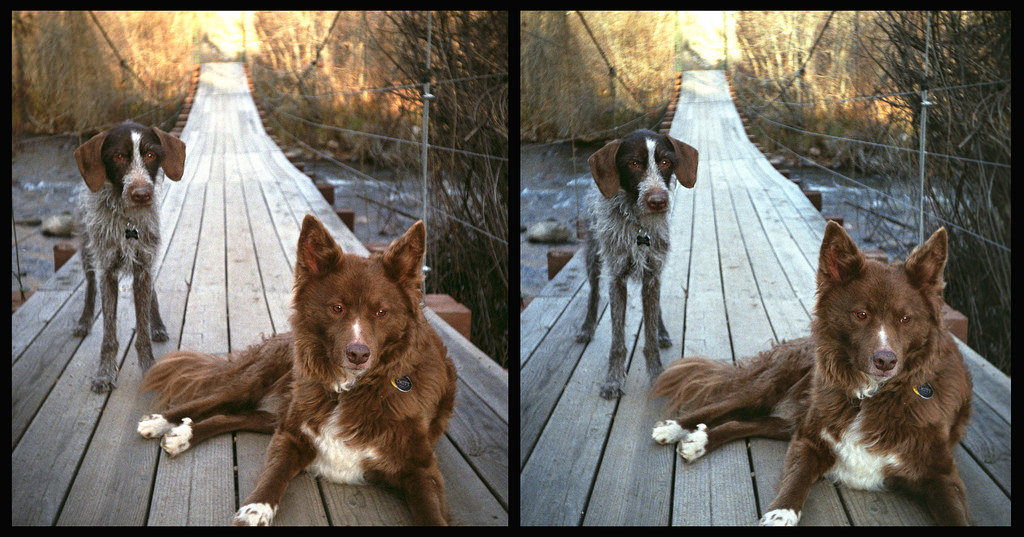
%> input picture A3/inputs/Stereo_Pair3.jpg, 1024 x 537 px
$ octave main.m   (GNU Octave 9; MATLAB toolbox functions it lacks are replaced by stand-ins)
%> lines starting %> are read from the running program, lines starting %| are printed output that depends on the picture
### A3/processImage.m
function image = processImage(I, rescale_factor)
% PROCESSIMAGE Processes the image
%   Converts RGB to gray, downsamples the image and converts data type to
%   double.
% Inputs:
%   I = Image
%   rescale_factor = Scale for downsampling the image
% Output:
%   image = Processed image

    if size(I,3) == 3
        I = rgb2gray(I);
    end

    image = im2double(imresize(I, rescale_factor));
end

### A3/sift.m
function [descriptors, kpt_loc, kpt_matched] = sift(img_1, img_2, scale)
%SIFT Finds SIFT detectors and descriptors between two image files
%   Detailed explanation goes here
% Inputs:
%   file_1 = Image 1 file name
%   file_2 = Image 2 file name
%   scale = Downsamples the image
% Outputs:
%   descriptors = 128 dimension vector for each keypoint
%   kpt_locations = Keypoint locations

    num_scales = 3; % Scales per octave.
    num_octaves = 5; % Number of octaves.
    sigma = 1.6; % Gaussian smoothening factor.
    contrast_threshold = 0.02; % Threshold to invalidate noisy keypoints.

    images = {processImage(img_1, scale), processImage(img_2, scale)};

    kpt_loc = cell(1, 2); % Locations of the keypoints.
    descriptors = cell(1, 2); % 128 dimension descriptors of the keypoints.
    kpt_matched = cell(1,2); % Matching keypoints.

    % Create Pyramid of octaves containing blurred images and DoGs. Finding
    % keypoints and descriptors.
    for img_idx = 1:2
        pyramid = createPyramid(num_octaves, cell2mat(images(img_idx)));
        blur = createBlurOctaves(pyramid, num_scales, sigma);
        dog = createDogOctaves(blur);
        keypts = createKeypoints(dog, contrast_threshold);
        [descriptors(img_idx), kpt_loc(img_idx)] = ...
            genDescriptors(keypts, blur);
    end

    % Show matched keypoints

    indexPairs = matchFeatures(descriptors{1}, descriptors{2},...
        'MatchThreshold', 100, 'MaxRatio', 0.45, 'Unique', true);

    % Flip row and column to change to image coordinate system.
    kpt_match_1 = fliplr(kpt_loc{1}(indexPairs(:,1), :));
    kpt_match_2 = fliplr(kpt_loc{2}(indexPairs(:,2), :));

    kpt_matched{1} = kpt_match_1;
    kpt_matched{2} = kpt_match_2;


end

### A3/createBlurOctaves.m
function [blur] = createBlurOctaves(pyramid, num_scales, sigma)
%CREATEBLUROCTAVES Creates blurred images within each octave
% Inputs:
%   pyramid = Pyramid of original image and down-sampled images
%   num_scales = Number of scales
%   sigma = Gaussian smoothening parameter
% Output:
%   blur = Blurred images in the SIFT pyramid in each octave

    num_octaves = numel(pyramid);
    blur = cell(1, num_octaves);
    for oct_idx = 1:num_octaves
        I = cell2mat(pyramid(oct_idx));
        [r,c] = size(I);
        blurs_octave = zeros(r, c, num_scales+3);

        for blur_idx = 1:num_scales+3
            s = blur_idx - 2;
            blurs_octave(:,:,blur_idx) = imgaussfilt(I, (2 ^ (s/num_scales)) * sigma);
        end

        blur{1, oct_idx} = blurs_octave;
    end

end

### A3/createDogOctaves.m
function [dog] = createDogOctaves(blur)
%CREATEDOGOCTAVES Summary of this function goes here
%   Detailed explanation goes here
% Inputs:
%   blur = Octaves containing blur images at different scales (r,c,scale)
    num_octaves = numel(blur);
    dog = cell(1, num_octaves);
    for oct_idx = 1:num_octaves
        blurs_octave = cell2mat(blur(1, oct_idx));

        [r,c,s] = size(blurs_octave);
        dog_octave = zeros(r, c, s-1);

        for blur_idx = 2:s
            dog_octave(:, :, blur_idx-1) = ...
                abs(blurs_octave(:, :, blur_idx - 1)...
                - blurs_octave(:, :, blur_idx));
        end

        dog{1, oct_idx} = dog_octave;
    end

end

### A3/genDescriptors.m
function [descriptors, loc] = genDescriptors(keypts, blur)
%GENDESCRIPTORS Summary of this function goes here
%   Detailed explanation goes here
% Inputs:
%   keypts = Keypoints in the format (row, col, scale, octave)
%   blur   = Blur images in octaves (1, octaves -> (row, col, scale))

    num_keypts = size(keypts,1);
    keypt_descriptors = zeros(num_keypts, 128);
    keypt_loc = zeros(num_keypts, 2);

    for kp_idx = 1:num_keypts
        blur_octave = cell2mat(blur(1, keypts(kp_idx,4)));
        % Blurred image to be used to compute gradients
        blur_img = blur_octave(:, :, keypts(kp_idx,3));


        [norm, orientation] = imgradient(blur_img);
        norm_pad = padarray(norm, [7,7], 'pre');
        norm_pad = padarray(norm_pad, [8,8], 'post');
        orientation_pad = padarray(orientation, [7,7], 'pre');
        orientation_pad = padarray(orientation_pad, [8,8], 'post');

        row = keypts(kp_idx,1) + 7; col = keypts(kp_idx,2) + 7;
        norm_w = norm_pad(row - 7 : row + 8, col - 7 : col + 8);
        orientation_w = orientation_pad(row-7:row+8, col-7:col+8);

        sigma_w = 1.5 * 16;
        norm_w = imgaussfilt(norm_w, sigma_w);

        % Calculate 8 bin orientation histogram
        k = 1;
        for y = 1:4:16
            for x = 1:4:16
                wh = weightedhistc(reshape(norm_w(y:y+3,x:x+3),...
                    [1, 16]), reshape(orientation_w(y:y+3,x:x+3),...
                    [1, 16]), -180:45:180);
                keypt_descriptors(kp_idx, k:k+7) = wh(1,1:8);
                k = k+8;
            end
        end

        keypt_loc(kp_idx,:) = [row,col] .* 2^(keypts(kp_idx,4)-1);
    end
    descriptors = {normalize(keypt_descriptors, 2, 'norm', 2)};
    loc = {keypt_loc};
end

### A3/createKeypoints.m
function [keypts] = createKeypoints(dog, contrast_threshold)
%CREATEKEYPOINTS Summary of this function goes here
%   Detailed explanation goes here
% Inputs:
%   dog = Octaves containing DoGs {1,octaves -> (r,c,scale)}
%   contrast_threshold = Keypoints below this threshold are rejected
% Output:
%   keypts = Keypoints detected (r,c,scale,oct_idx)

    keypts = {};
    for oct_idx = 1:length(dog)
        oct_dog = dog{oct_idx};

        max_mat = imdilate(oct_dog,ones(3,3,3));
        max_mat(max_mat ~= oct_dog) = 0;
        max_mat(max_mat == oct_dog & max_mat >= contrast_threshold) = 1;
        max_mat(:,:,1) = 0;
        max_mat(:,:,end) = 0;

        [r,c,scale] = ind2sub(size(max_mat),find(max_mat==1));
        keypts = vertcat(keypts,[r,c,scale,oct_idx*ones(length(r),1)]);
    end

    keypts = cell2mat(keypts);

end

### A3/createPyramid.m
function [pyramid] = createPyramid(num_octaves, I)
%CREATEPYRAMID Creates pyramid for the SIFT
% Inputs:
%   num_octaves = Number of octaves in the pyramid
%   I = Image for which octaves must be created
% Output:
%   pyramid = Pyramid of original image and sampled version of the image

    pyramid = cell(1, num_octaves);
    for oct_idx = 1:num_octaves
        % Downsample the images by 2^o where o = [0,..., num_octaves-1]
        J = imresize(I, 0.5^(oct_idx-1));
        pyramid(oct_idx) = {J};
    end

end

### A3/main.m
clear all;
close all;
clc;

% Take input image
I = imread('Stereo_Pair3.jpg');
%> I is the input picture: size 537x1024x3 uint8; mean R, G, B 111.4, 105.4, 95.6
% Divide the image into two equal halves
L = I(1:size(I,1), 1:size(I,2)/2, 1:size(I,3));
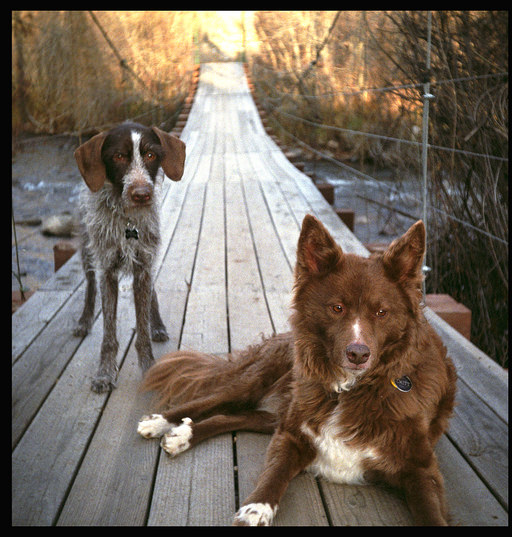
%> L: size 537x512x3 uint8; mean R, G, B 115.9, 104.5, 92.7
R = I(1:size(I,1), 1+size(I,2)/2:size(I,2), 1:size(I,3));
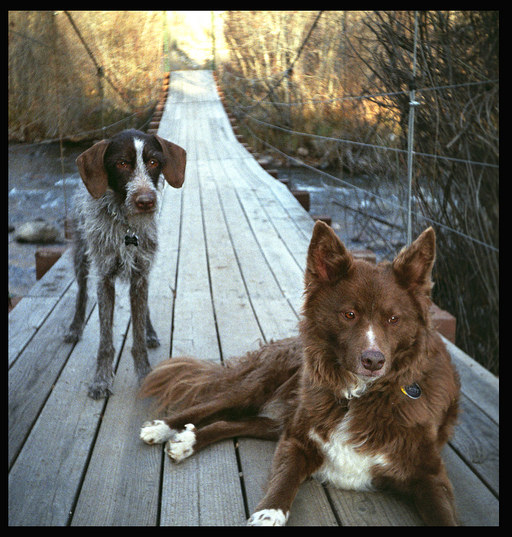
%> R: size 537x512x3 uint8; mean R, G, B 107, 106.3, 98.6

scale = 0.5; % Downsamples the image to increase speed

scaled_L = imresize(L,scale);
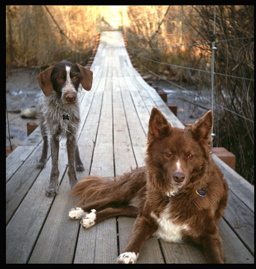
%> scaled_L: size 269x256x3 uint8; mean R, G, B 115.9, 104.5, 92.7
scaled_R = imresize(R,scale);
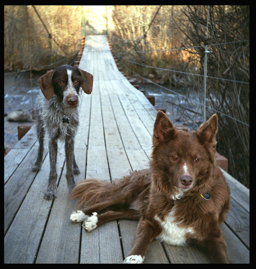
%> scaled_R: size 269x256x3 uint8; mean R, G, B 107, 106.3, 98.6

run('/home/user/Downloads/softwares/vlfeat-0.9.21/toolbox/vl_setup');
%> (this line was passed over: vl_setup is not available in this run)

%% SIFT implemented by me
[~, ~, matched_kpts] = sift(L, R, scale);
%> in processImage, `image = im2double(imresize(I, rescale_factor));`:
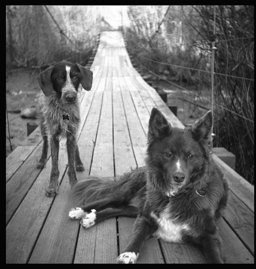
%> image: size 269x256 double; min 0, max 1, mean 0.418
%> call 2 of processImage, with rescale_factor = 0.5
%> in processImage (call 2), `image = im2double(imresize(I, rescale_factor));`:
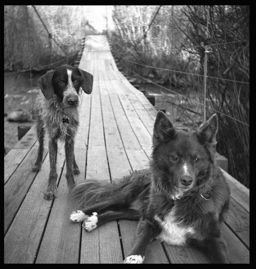
%> image: size 269x256 double; min 0, max 1, mean 0.414
%> in sift, `images = {processImage(img_1, scale), processImage(img_2, scale)};`: images = 2 items
%> the loop in sift, `for img_idx = 1:2` made 2 passes
%> (blur, dog, num_keypts in genDescriptors) on passes 1 to 2: ({[], [], [], [], []}, {[], [], [], [], []}, 338), ({[], [], [], [], []}, {[], [], [], [], []}, 333)
%> in sift, `indexPairs = matchFeatures(descriptors{1}, descriptors{2}, 'MatchThres..`: indexPairs = 91 rows, first 12: [19 27; 20 128; 26 29; 30 144; 33 33; 36 37; 40 46; 56 49; 58 52; 59 63; 60 71; 67 64]
%> in sift, `kpt_match_1 = fliplr(kpt_loc{1}(indexPairs(:,1), :));`: kpt_match_1 = 91 rows, first 12: [52 273; 53 11; 63 134; 67 101; 72 86; 75 76; 84 269; 110 46; 113 52; 117 217; 121 228; 136 58]
%> in sift, `kpt_match_2 = fliplr(kpt_loc{2}(indexPairs(:,2), :));`: kpt_match_2 = 91 rows, first 12: [58 273; 21 11; 62 138; 68 105; 74 90; 77 80; 90 269; 95 50; 98 55; 118 220; 147 11; 121 62]
%> matched_kpts = 2 items
figure(1); ax = axes;
showMatchedFeatures(scaled_L, scaled_R,...
    matched_kpts{1}, matched_kpts{2}, 'montage','Parent',ax);
title(ax, 'Point matches using my SIFT (Image scaled down to one-fourth)');
legend(ax, 'Matched points 1','Matched points 2');
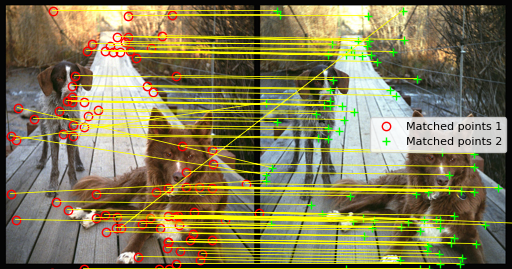
%> figure redrawn from the program's plot data; its title reads 'Point matches using my SIFT (Image scaled down to one-fourth)'

%% Using vl-feat SIFT
%> (the run ends here)

$ run again, with A3/inputs/Stereo_Pair2.jpg copied over A3/inputs/Stereo_Pair3.jpg
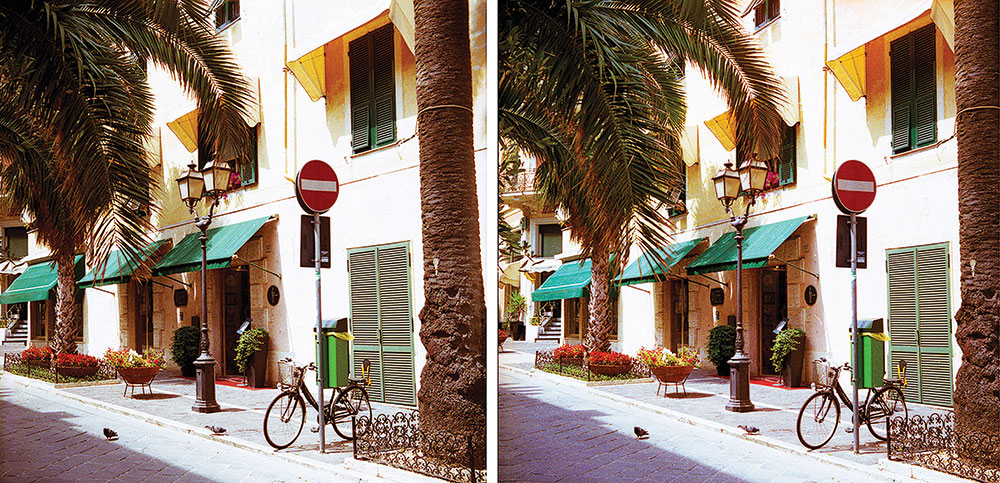
%> input picture A3/inputs/Stereo_Pair2.jpg, 1000 x 483 px
%> I is the input picture: size 483x1000x3 uint8; mean R, G, B 143.1, 124.7, 111
%> I: size 483x500 uint8
%> in processImage (call 2), `image = im2double(imresize(I, rescale_factor));`:
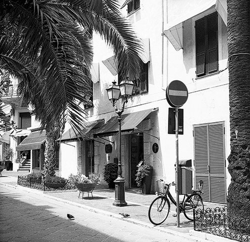
%> image: size 242x250 double; min 0, max 1, mean 0.511
%> images = 2 items
%> the loop in sift, `for img_idx = 1:2` made 2 passes
%> (blur, dog, num_keypts in genDescriptors) on passes 1 to 2: ({[], [], [], [], []}, {[], [], [], [], []}, 347), ({[], [], [], [], []}, {[], [], [], [], []}, 322)
%> indexPairs = 144 rows, first 12: [1 182; 8 11; 10 119; 11 14; 13 16; 14 122; 18 23; 25 34; 28 37; 29 38; 30 139; 32 40]
%> kpt_match_1 = 144 rows, first 12: [8 170; 20 198; 32 201; 34 154; 43 183; 48 144; 64 152; 86 169; 96 182; 98 142; 101 8; 103 108]
%> kpt_match_2 = 144 rows, first 12: [236 184; 36 197; 48 200; 51 153; 60 182; 65 142; 82 151; 104 169; 114 181; 117 141; 116 8; 121 108]
%> matched_kpts = 2 items
%> `legend(ax, 'Matched points 1','Matched points 2');`:
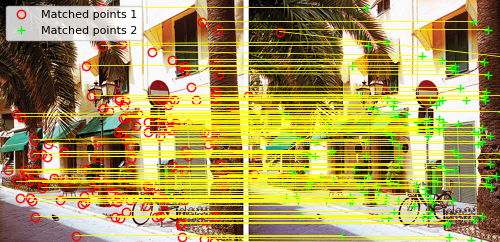
%> figure redrawn from the program's plot data; its title reads 'Point matches using my SIFT (Image scaled down to one-fourth)'
